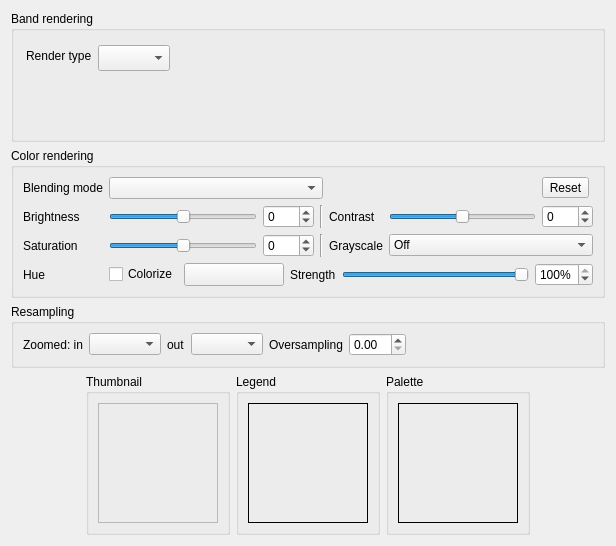
             <widget class="QWidget" name="scrollAreaWidgetContents">
              <property name="geometry">
               <rect>
                <x>0</x>
                <y>0</y>
                <width>616</width>
                <height>546</height>
               </rect>
              </property>
              <layout class="QVBoxLayout" name="verticalLayout_10">
               <item>
                <widget class="QgsCollapsibleGroupBox" name="mBandRenderingGrpBx">
                 <property name="sizePolicy">
                  <sizepolicy hsizetype="Preferred" vsizetype="Preferred">
                   <horstretch>0</horstretch>
                   <verstretch>5</verstretch>
                  </sizepolicy>
                 </property>
                 <property name="title">
                  <string>Band rendering</string>
                 </property>
                 <property name="syncGroup" stdset="0">
                  <string notr="true">rasterstyle</string>
                 </property>
                 <layout class="QVBoxLayout" name="verticalLayout_21">
                  <property name="leftMargin">
                   <number>0</number>
                  </property>
                  <property name="topMargin">
                   <number>12</number>
                  </property>
                  <property name="rightMargin">
                   <number>0</number>
                  </property>
                  <property name="bottomMargin">
                   <number>0</number>
                  </property>
                  <item>
                   <layout class="QHBoxLayout" name="horizontalLayout_2">
                    <property name="leftMargin">
                     <number>12</number>
                    </property>
                    <item>
                     <widget class="QLabel" name="mRenderTypeLabel">
                      <property name="sizePolicy">
                       <sizepolicy hsizetype="Minimum" vsizetype="Fixed">
                        <horstretch>0</horstretch>
                        <verstretch>0</verstretch>
                       </sizepolicy>
                      </property>
                      <property name="maximumSize">
                       <size>
                        <width>32767</width>
                        <height>22</height>
                       </size>
                      </property>
                      <property name="text">
                       <string>Render type</string>
                      </property>
                     </widget>
                    </item>
                    <item>
                     <widget class="QComboBox" name="mRenderTypeComboBox">
                      <property name="sizePolicy">
                       <sizepolicy hsizetype="Preferred" vsizetype="Fixed">
                        <horstretch>0</horstretch>
                        <verstretch>0</verstretch>
                       </sizepolicy>
                      </property>
                      <property name="minimumSize">
                       <size>
                        <width>0</width>
                        <height>26</height>
                       </size>
                      </property>
                      <property name="maximumSize">
                       <size>
                        <width>32767</width>
                        <height>22</height>
                       </size>
                      </property>
                     </widget>
                    </item>
                    <item>
                     <spacer name="horizontalSpacer_2">
                      <property name="orientation">
                       <enum>Qt::Horizontal</enum>
                      </property>
                      <property name="sizeHint" stdset="0">
                       <size>
                        <width>0</width>
                        <height>10</height>
                       </size>
                      </property>
                     </spacer>
                    </item>
                   </layout>
                  </item>
                  <item>
                   <widget class="QStackedWidget" name="mRendererStackedWidget"/>
                  </item>
                 </layout>
                </widget>
               </item>
               <item>
                <widget class="QgsCollapsibleGroupBox" name="mColorRenderingGrpBox">
                 <property name="title">
                  <string>Color rendering</string>
                 </property>
                 <property name="collapsed" stdset="0">
                  <bool>false</bool>
                 </property>
                 <property name="saveCollapsedState" stdset="0">
                  <bool>true</bool>
                 </property>
                 <property name="syncGroup" stdset="0">
                  <string notr="true">rasterstyle</string>
                 </property>
                 <layout class="QGridLayout" name="gridLayout_2">
                  <item row="2" column="0">
                   <widget class="QLabel" name="labelSaturation">
                    <property name="text">
                     <string>Saturation</string>
                    </property>
                   </widget>
                  </item>
                  <item row="3" column="0">
                   <widget class="QLabel" name="label_3">
                    <property name="text">
                     <string>Hue</string>
                    </property>
                   </widget>
                  </item>
                  <item row="2" column="1">
                   <widget class="QSlider" name="sliderSaturation">
                    <property name="sizePolicy">
                     <sizepolicy hsizetype="Expanding" vsizetype="Fixed">
                      <horstretch>0</horstretch>
                      <verstretch>0</verstretch>
                     </sizepolicy>
                    </property>
                    <property name="minimumSize">
                     <size>
                      <width>75</width>
                      <height>0</height>
                     </size>
                    </property>
                    <property name="minimum">
                     <number>-100</number>
                    </property>
                    <property name="maximum">
                     <number>100</number>
                    </property>
                    <property name="orientation">
                     <enum>Qt::Horizontal</enum>
                    </property>
                   </widget>
                  </item>
                  <item row="0" column="0">
                   <widget class="QLabel" name="mBlendTypeLabel">
                    <property name="text">
                     <string>Blending mode</string>
                    </property>
                   </widget>
                  </item>
                  <item row="1" column="0">
                   <widget class="QLabel" name="label_2">
                    <property name="text">
                     <string>Brightness</string>
                    </property>
                   </widget>
                  </item>
                  <item row="1" column="1">
                   <widget class="QSlider" name="mSliderBrightness">
                    <property name="minimumSize">
                     <size>
                      <width>75</width>
                      <height>0</height>
                     </size>
                    </property>
                    <property name="minimum">
                     <number>-255</number>
                    </property>
                    <property name="maximum">
                     <number>255</number>
                    </property>
                    <property name="orientation">
                     <enum>Qt::Horizontal</enum>
                    </property>
                    <property name="tickPosition">
                     <enum>QSlider::NoTicks</enum>
                    </property>
                    <property name="tickInterval">
                     <number>0</number>
                    </property>
                   </widget>
                  </item>
                  <item row="1" column="2">
                   <widget class="QSpinBox" name="mBrightnessSpinBox">
                    <property name="minimum">
                     <number>-255</number>
                    </property>
                    <property name="maximum">
                     <number>255</number>
                    </property>
                   </widget>
                  </item>
                  <item row="1" column="5">
                   <widget class="QSlider" name="mSliderContrast">
                    <property name="minimumSize">
                     <size>
                      <width>75</width>
                      <height>0</height>
                     </size>
                    </property>
                    <property name="minimum">
                     <number>-100</number>
                    </property>
                    <property name="maximum">
                     <number>100</number>
                    </property>
                    <property name="singleStep">
                     <number>1</number>
                    </property>
                    <property name="orientation">
                     <enum>Qt::Horizontal</enum>
                    </property>
                   </widget>
                  </item>
                  <item row="1" column="4">
                   <widget class="QLabel" name="label_5">
                    <property name="text">
                     <string>Contrast</string>
                    </property>
                   </widget>
                  </item>
                  <item row="1" column="6">
                   <widget class="QSpinBox" name="mContrastSpinBox">
                    <property name="minimum">
                     <number>-100</number>
                    </property>
                    <property name="maximum">
                     <number>100</number>
                    </property>
                   </widget>
                  </item>
                  <item row="2" column="3">
                   <widget class="Line" name="line_2">
                    <property name="orientation">
                     <enum>Qt::Vertical</enum>
                    </property>
                   </widget>
                  </item>
                  <item row="1" column="3">
                   <widget class="Line" name="line">
                    <property name="orientation">
                     <enum>Qt::Vertical</enum>
                    </property>
                   </widget>
                  </item>
                  <item row="2" column="4">
                   <widget class="QLabel" name="labelGrayscale">
                    <property name="text">
                     <string>Grayscale</string>
                    </property>
                   </widget>
                  </item>
                  <item row="2" column="2">
                   <widget class="QSpinBox" name="spinBoxSaturation">
                    <property name="minimum">
                     <number>-100</number>
                    </property>
                    <property name="maximum">
                     <number>100</number>
                    </property>
                    <property name="value">
                     <number>0</number>
                    </property>
                    <property name="decimals" stdset="0">
                     <number>0</number>
                    </property>
                   </widget>
                  </item>
                  <item row="3" column="1" colspan="6">
                   <layout class="QHBoxLayout" name="horizontalLayout_12">
                    <item>
                     <widget class="QCheckBox" name="mColorizeCheck">
                      <property name="text">
                       <string>Colorize</string>
                      </property>
                     </widget>
                    </item>
                    <item>
                     <widget class="QgsColorButtonV2" name="btnColorizeColor">
                      <property name="minimumSize">
                       <size>
                        <width>100</width>
                        <height>0</height>
                       </size>
                      </property>
                      <property name="maximumSize">
                       <size>
                        <width>100</width>
                        <height>16777215</height>
                       </size>
                      </property>
                      <property name="text">
                       <string/>
                      </property>
                     </widget>
                    </item>
                    <item>
                     <widget class="QLabel" name="labelColorizeStrength">
                      <property name="text">
                       <string>Strength</string>
                      </property>
                     </widget>
                    </item>
                    <item>
                     <widget class="QSlider" name="sliderColorizeStrength">
                      <property name="maximum">
                       <number>100</number>
                      </property>
                      <property name="value">
                       <number>100</number>
                      </property>
                      <property name="orientation">
                       <enum>Qt::Horizontal</enum>
                      </property>
                     </widget>
                    </item>
                    <item>
                     <widget class="QSpinBox" name="spinColorizeStrength">
                      <property name="suffix">
                       <string>%</string>
                      </property>
                      <property name="minimum">
                       <number>0</number>
                      </property>
                      <property name="maximum">
                       <number>100</number>
                      </property>
                      <property name="value">
                       <number>100</number>
                      </property>
                     </widget>
                    </item>
                   </layout>
                  </item>
                  <item row="0" column="1" colspan="3">
                   <widget class="QgsBlendModeComboBox" name="mBlendModeComboBox">
                    <property name="minimumSize">
                     <size>
                      <width>0</width>
                      <height>0</height>
                     </size>
                    </property>
                   </widget>
                  </item>
                  <item row="0" column="6">
                   <widget class="QToolButton" name="mResetColorRenderingBtn">
                    <property name="toolTip">
                     <string>Reset all color rendering options to default</string>
                    </property>
                    <property name="text">
                     <string>Reset</string>
                    </property>
                    <property name="icon">
                     <iconset>
                      <normaloff>:/images/themes/default/mActionUndo.svg</normaloff>:/images/themes/default/mActionUndo.svg</iconset>
                    </property>
                    <property name="toolButtonStyle">
                     <enum>Qt::ToolButtonTextBesideIcon</enum>
                    </property>
                   </widget>
                  </item>
                  <item row="2" column="5" colspan="2">
                   <widget class="QComboBox" name="comboGrayscale">
                    <item>
                     <property name="text">
                      <string>Off</string>
                     </property>
                    </item>
                    <item>
                     <property name="text">
                      <string>By lightness</string>
                     </property>
                    </item>
                    <item>
                     <property name="text">
                      <string>By luminosity</string>
                     </property>
                    </item>
                    <item>
                     <property name="text">
                      <string>By average</string>
                     </property>
                    </item>
                   </widget>
                  </item>
                 </layout>
                </widget>
               </item>
               <item>
                <widget class="QgsCollapsibleGroupBox" name="mResamplingGroupBox">
                 <property name="title">
                  <string>Resampling</string>
                 </property>
                 <property name="checkable">
                  <bool>false</bool>
                 </property>
                 <property name="collapsed" stdset="0">
                  <bool>false</bool>
                 </property>
                 <property name="saveCollapsedState" stdset="0">
                  <bool>true</bool>
                 </property>
                 <property name="syncGroup" stdset="0">
                  <string notr="true">rasterstyle</string>
                 </property>
                 <layout class="QHBoxLayout" name="horizontalLayout">
                  <item>
                   <widget class="QLabel" name="mZoomedInResamplingLabel">
                    <property name="text">
                     <string>Zoomed: in</string>
                    </property>
                   </widget>
                  </item>
                  <item>
                   <widget class="QComboBox" name="mZoomedInResamplingComboBox"/>
                  </item>
                  <item>
                   <widget class="QLabel" name="mZoomedOutResamplingLabel">
                    <property name="text">
                     <string>out</string>
                    </property>
                   </widget>
                  </item>
                  <item>
                   <widget class="QComboBox" name="mZoomedOutResamplingComboBox"/>
                  </item>
                  <item>
                   <widget class="QLabel" name="mMaximumOversamplingLabel">
                    <property name="text">
                     <string>Oversampling</string>
                    </property>
                   </widget>
                  </item>
                  <item>
                   <widget class="QDoubleSpinBox" name="mMaximumOversamplingSpinBox"/>
                  </item>
                  <item>
                   <spacer name="horizontalSpacer">
                    <property name="orientation">
                     <enum>Qt::Horizontal</enum>
                    </property>
                    <property name="sizeHint" stdset="0">
                     <size>
                      <width>0</width>
                      <height>20</height>
                     </size>
                    </property>
                   </spacer>
                  </item>
                 </layout>
                </widget>
               </item>
               <item>
                <layout class="QHBoxLayout" name="horizontalLayout_10">
                 <item>
                  <spacer name="spacer_2">
                   <property name="orientation">
                    <enum>Qt::Horizontal</enum>
                   </property>
                   <property name="sizeHint" stdset="0">
                    <size>
                     <width>0</width>
                     <height>20</height>
                    </size>
                   </property>
                  </spacer>
                 </item>
                 <item>
                  <widget class="QGroupBox" name="groupBox10">
                   <property name="title">
                    <string>Thumbnail</string>
                   </property>
                   <layout class="QGridLayout" name="_7">
                    <item row="0" column="0">
                     <widget class="QLabel" name="pixmapThumbnail">
                      <property name="minimumSize">
                       <size>
                        <width>120</width>
                        <height>120</height>
                       </size>
                      </property>
                      <property name="maximumSize">
                       <size>
                        <width>120</width>
                        <height>120</height>
                       </size>
                      </property>
                      <property name="frameShape">
                       <enum>QFrame::StyledPanel</enum>
                      </property>
                      <property name="scaledContents">
                       <bool>true</bool>
                      </property>
                     </widget>
                    </item>
                   </layout>
                  </widget>
                 </item>
                 <item>
                  <widget class="QGroupBox" name="groupBox9">
                   <property name="title">
                    <string>Legend</string>
                   </property>
                   <layout class="QGridLayout" name="_8">
                    <item row="0" column="0">
                     <widget class="QLabel" name="pixmapLegend">
                      <property name="minimumSize">
                       <size>
                        <width>120</width>
                        <height>120</height>
                       </size>
                      </property>
                      <property name="maximumSize">
                       <size>
                        <width>120</width>
                        <height>120</height>
                       </size>
                      </property>
                      <property name="frameShape">
                       <enum>QFrame::Box</enum>
                      </property>
                      <property name="scaledContents">
                       <bool>true</bool>
                      </property>
                     </widget>
                    </item>
                   </layout>
                  </widget>
                 </item>
                 <item>
                  <widget class="QGroupBox" name="groupBox8">
                   <property name="title">
                    <string>Palette</string>
                   </property>
                   <layout class="QGridLayout" name="_9">
                    <item row="0" column="0">
                     <widget class="QLabel" name="pixmapPalette">
                      <property name="minimumSize">
                       <size>
                        <width>120</width>
                        <height>120</height>
                       </size>
                      </property>
                      <property name="maximumSize">
                       <size>
                        <width>120</width>
                        <height>120</height>
                       </size>
                      </property>
                      <property name="frameShape">
                       <enum>QFrame::Box</enum>
                      </property>
                      <property name="scaledContents">
                       <bool>true</bool>
                      </property>
                     </widget>
                    </item>
                   </layout>
                  </widget>
                 </item>
                 <item>
                  <spacer name="spacer">
                   <property name="orientation">
                    <enum>Qt::Horizontal</enum>
                   </property>
                   <property name="sizeHint" stdset="0">
                    <size>
                     <width>0</width>
                     <height>20</height>
                    </size>
                   </property>
                  </spacer>
                 </item>
                </layout>
               </item>
               <item>
                <spacer name="verticalSpacer">
                 <property name="orientation">
                  <enum>Qt::Vertical</enum>
                 </property>
                 <property name="sizeHint" stdset="0">
                  <size>
                   <width>20</width>
                   <height>0</height>
                  </size>
                 </property>
                </spacer>
               </item>
              </layout>
             </widget>
